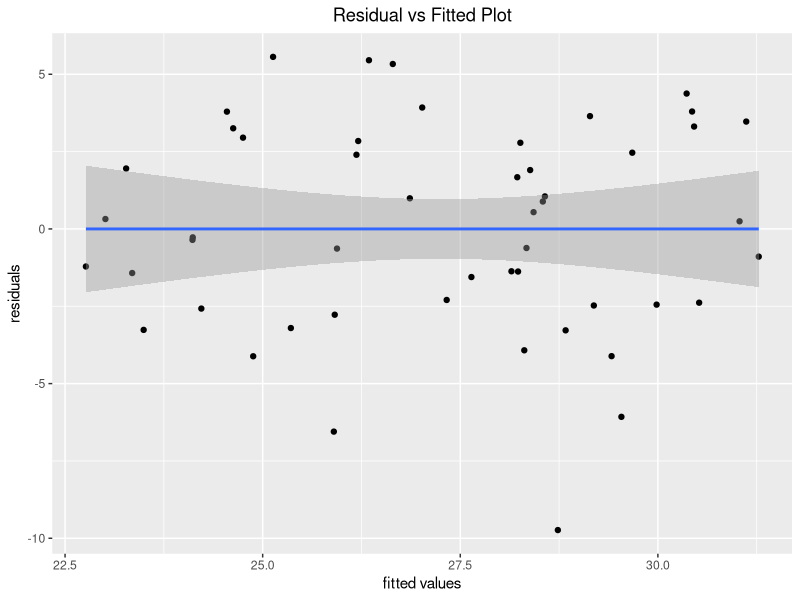
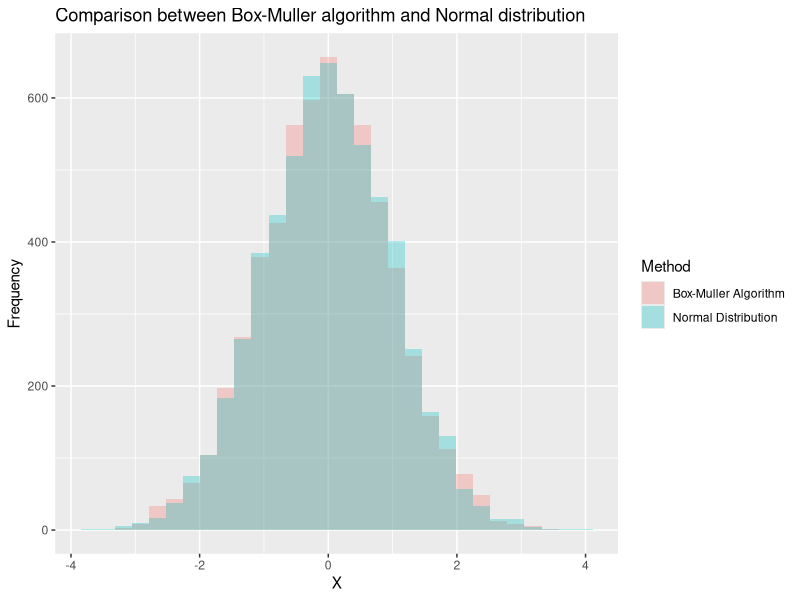

Recreate these plots in R, in order.
## ---- chunk 1
#use runif to generate s numbers from binomial(n,p)

set.seed(123)

n <- 10

p <- 0.5

s <- 10

x <- 0

newbinom <- function(s, n, p){
  
  rbi <- vector(length = s)
  
  for (i in 1: s) {
    
    rb <- as.numeric(runif(n) < p)
    
    rbi[i] <- sum(rb)
    
  }
  
    return(rbi)
  
}


newbinom(s,n,p)

rbinom(s,n,p)

## ---- chunk 2
library(microbenchmark)

microbenchmark(rbinom(s,n,p), newbinom(s,n,p)) 
## ---- chunk 3
library(ggplot2)

# use for loop to creat data.matrix

set.seed(123)

dist <- vector(length = 50)

x <- vector(length = 50)

for (i in 1:50){
  
 x[i]<- runif(1,20,40)
 
 dist[i] <- 15 + 0.4*x[i] + rnorm(1,0,3)}

# or we could use another simple way to do that

x1 <- runif(50, 20, 40)

dist1 <- 15 + 0.4 * x + rnorm(50, 0, 3)

#built model  and plot it

fit <- lm(dist ~ x)

ggplot(fit, aes(.fitted, .resid))+
  
  geom_point() +
  
  geom_smooth(method='lm')+
  
  labs(x="fitted values", y= "residuals")+
  
  ggtitle("Residual vs Fitted Plot")+
  
  theme(plot.title = element_text(hjust = 0.5))


## ---- chunk 4

creatrnorm <- function (n) 
  
    {
        U1 <- runif(n/2, 0, 1)
        
        U2 <- runif(n/2, 0, 1)
        
        x <- sqrt(-2 * log(U1)) * cos(2 * pi * U2)
        
        y <- sqrt(-2 * log(U1)) * sin(2 * pi * U2)
        
        z <- c(x, y)
        
        z
}

y1 <- creatrnorm(6000) 

y2 <- rnorm(6000)

Y <- data.frame(y1, y2)

ggplot(data=Y, aes(x= y1, fill = "1"))+ 
  
    geom_histogram(alpha = 0.3)+ 
  
    geom_histogram(aes(x= y2, fill = "2"), alpha = 0.3)+
  
    labs(x="X", y="Frequency")+
  
    ggtitle("Comparison between Box-Muller algorithm and Normal distribution ") +
  
    scale_fill_discrete(name = "Method", 
                        
                        labels=c("Box-Muller Algorithm","Normal Distribution"))
